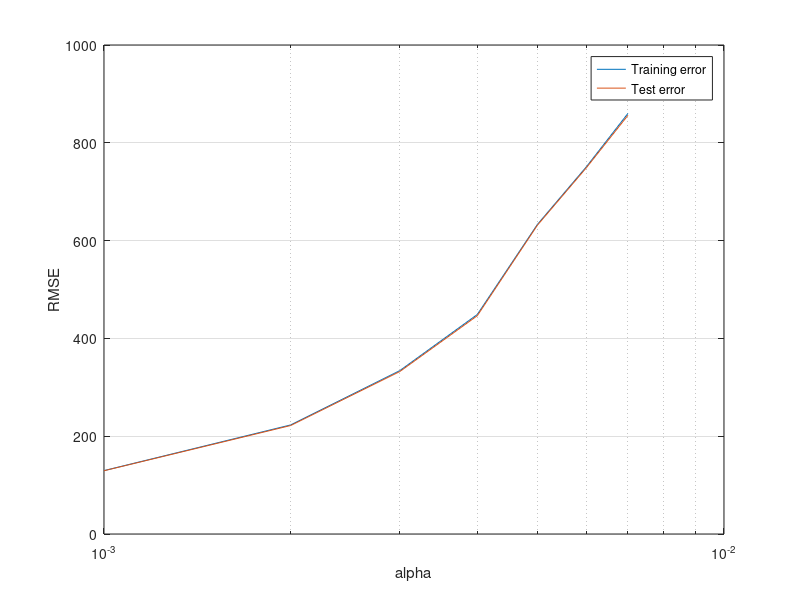

Source code (MATLAB):
clear all;
load('resultAlphaSmall');
selected=(1:8);
alpha= aTrTe(selected,1);
errTr = aTrTe(selected,2);
errTe = aTrTe(selected,3);
figure;
%x(aTrTe(:,1), aTrTe(:,3));
semilogx(alpha, errTr);
hold on;
semilogx(alpha, errTe);
legend('Training error', 'Test error');
xlabel('alpha');
ylabel('RMSE');
grid on;

